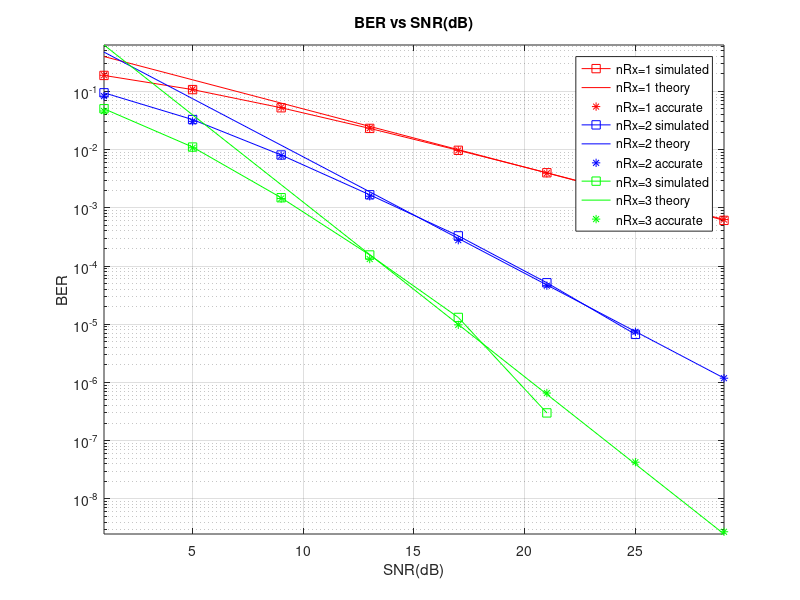

Write the MATLAB code that produced this figure.
close all;
clear all; 
rng('shuffle');
% Reinitialize the random number generator used by RAND, rands, and RANDN 
SNRdB = [1:4:30];
blockLength = 1000; 
numBlocks =10000; 
BER = zeros(3,length(SNRdB));
SNR = zeros(1,length(SNRdB)); 
numAnt=[1 2 3]; %Rxer antennas
for i=1:length(numAnt)
for L = 1:numBlocks 
ChNoise = (randn(numAnt(i),blockLength)+1j*randn(numAnt(i),blockLength));%AWGN noise
bits= randi([0,1],[1,blockLength]);
h = 1/sqrt(2)*(randn(numAnt(i),1)+ 1j*randn(numAnt(i),1));%relay fading noise 
for K = 1:length(SNRdB) 
    SNR(K) = 10^(SNRdB(K)/10);%SNR NOT IN DB
    Txbits = sqrt(SNR(K))*(2*bits-1);%% Fading channel model
    Rxbits= h*Txbits+ ChNoise ;
    ProcessedBits = h'/norm(h)*Rxbits; %% Processing with complex conjugate of channel coefficient
    DecodedBits =((real(ProcessedBits)) >= 0);
    BER(i,K) = BER(i,K) + sum(DecodedBits ~= bits);
end
end
end
BER
BER = BER/(numBlocks*blockLength);
semilogy(SNRdB,BER(1,:),'r-s');hold on;
semilogy(SNRdB,nchoosek(2*numAnt(1)-1,numAnt(1)-1)*( 1./((2*SNR).^numAnt(1))),'r ');
lamda1=sqrt(SNR./(2+SNR));
acc1=(((1-lamda1)./2).^numAnt(1));
semilogy(SNRdB,acc1,'r*');
semilogy(SNRdB,BER(2,:),'b-s');
semilogy(SNRdB,nchoosek(2*numAnt(2)-1,numAnt(2)-1)*(1./((2*SNR).^numAnt(2))) ,'b-');
lamda2=sqrt(SNR./(2+SNR));
acc2=(((1-lamda2)./2).^numAnt(2)).*(1+(2.*(((1+lamda2)./2).^numAnt(2))));
semilogy(SNRdB,acc2,'b*');
semilogy(SNRdB,BER(3,:),'g-s');hold on;
semilogy(SNRdB,nchoosek(2*numAnt(3)-1,numAnt(3)-1)*(1./((2*SNR).^numAnt(3))) ,'g');
lamda3=sqrt(SNR./(2+SNR));
acc3=(((1-lamda3)./2).^numAnt(3)).*(2+(3.*(((1+lamda3)./2).^numAnt(3)))+(6.*(((1+lamda3)./2).^numAnt(3))));
semilogy(SNRdB,acc3,'g*');
axis tight;
grid on;
legend('nRx=1 simulated','nRx=1 theory','nRx=1 accurate','nRx=2 simulated','nRx=2 theory','nRx=2 accurate','nRx=3 simulated','nRx=3 theory','nRx=3 accurate') 
xlabel('SNR(dB)'); 
ylabel('BER');
title('MRC');
title('BER vs SNR(dB)');

